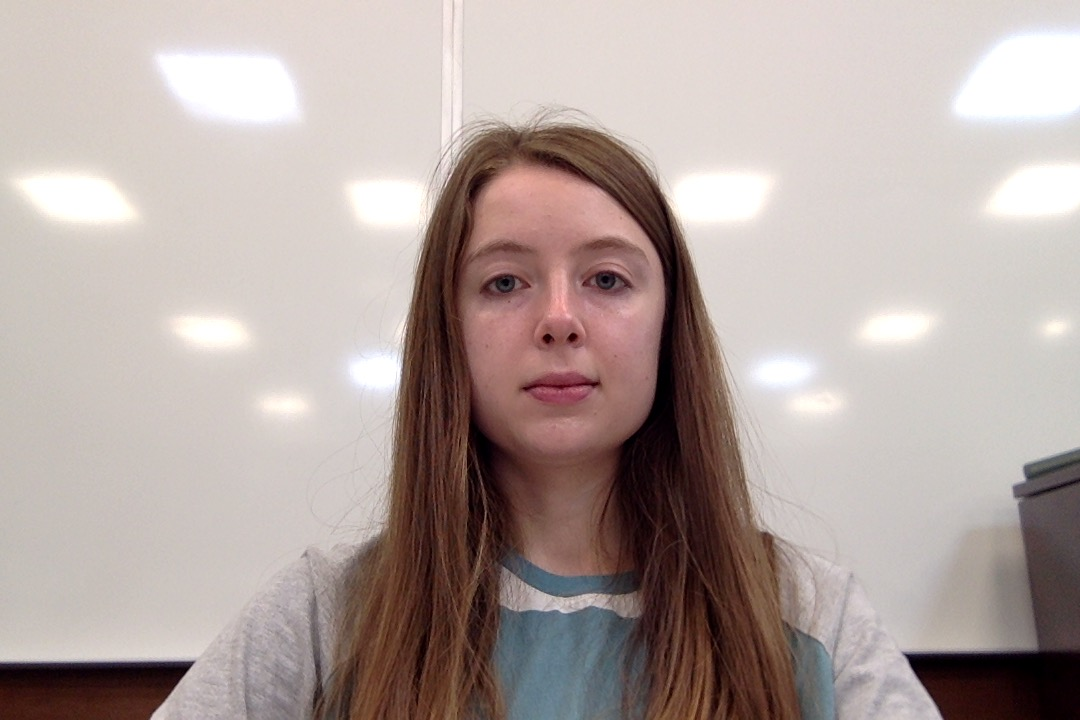
#> input picture pic_samples/photo_of_face.jpg, 1080 x 720 px
$ python prj_cats.py
#> lines starting #> are read from the running program, lines starting #| are printed output that depends on the picture; after the words box and inside, x2 and y2 are one past the last pixel; in counts of white or black regions, pixels touching at a corner belong together
"""
This project will be able to recognize faces, track them, then when two faces appear on the screen
a face swap will occur.

In this version of the project you are able to detect a cat face in an object picture file then
find faces in a background picture file and replace them with the cat face.

HUMAN_FACE_IMAGE: replace with the directory and filename of the image with faces
    you want to replace with cats
CAT_FACE_IMAGE: image with a cat face to replace human faces with

Note: human and cat faces must be of good quality and be facing the camera to work
"""

# load libraries to be used
import numpy as np
import cv2

HUMAN_FACE_IMAGE = 'pic_samples/photo_of_face.jpg'
CAT_FACE_IMAGE = 'pic_samples/cat_face.jpg'
SAVE_IMAGE = 'final_images/final_image.png'

""" Resize image to new shape """
def resize_image(image, shape):
    # old width and height from original image
    old_height, old_width = image.shape[:2]
    new_height, new_width = shape

    # find dcale factor to multiply original frame's width and height by
    scale = min(new_width/old_width, new_height/old_height)

    # Final size of frame scaled to fit the width x height
    new_height = int(old_height * scale)
    new_width = int(old_width * scale)

    new_scale = (new_width, new_height)

    return cv2.resize(image, new_scale)

"""
Finds the faces in the background image, resizes the object image and mask to the size of those faces
then pastes the object image onto the faces in the background image.
"""
def apply_face_object(object_image, object_mask, background_image):
    # gray copy of the background image
    background_image_gray = cv2.cvtColor(background_image, cv2.COLOR_BGR2GRAY)
    background_image_gray = cv2.equalizeHist(background_image_gray)
    print("gray image created")

    # final_image is copy of background
    final_image = background_image.copy()

    # find face in the background image
    haar_cascade_face = cv2.CascadeClassifier(cv2.data.haarcascades + "haarcascade_frontalface_default.xml")
    faces_rects = haar_cascade_face.detectMultiScale(background_image_gray, scaleFactor = 1.2, minNeighbors = 5)

    # Let us print the no. of faces found
    print('Faces found: ', len(faces_rects))

    # find the center of the face in the image then past the object image over that point
    for (x,y,w,h) in faces_rects:
        center = ((x+w // 2), (y+h //2))
        shape = (int(h * 1.2), int(w * 1.3))                        # shape the object should be to cover the face
        print("center of face:", center)
        print("shape of the face:", shape)

        # resize mask
        object_image_resized = resize_image(object_image, shape)
        cv2.imshow('object image', object_image_resized)
        object_mask_resized = resize_image(object_mask, shape)

        # apply seamless clone
        final_image = cv2.seamlessClone(object_image_resized, final_image, object_mask_resized, center, cv2.NORMAL_CLONE)

        # # draw outline of face
        # final_image = cv2.ellipse(final_image, center, (w//2, h//2), 0, 0, 360, (255, 0, 255), 4)

    return final_image

def find_catface(cat_image):
    gray_image = cv2.cvtColor(cat_image, cv2.COLOR_BGR2GRAY)
    gray_image = cv2.equalizeHist(gray_image)

    haar_cascade_face = cv2.CascadeClassifier(cv2.data.haarcascades + "haarcascade_frontalcatface_extended.xml")

    final_image = cat_image.copy()

    cat_rects = haar_cascade_face.detectMultiScale(gray_image, scaleFactor = 1.2, minNeighbors = 5)

    # Let us print the no. of faces found
    num_cats = len(cat_rects)
    print('Cats found: ', num_cats)

    # error checking
    if (num_cats > 1) or (num_cats == 0):
        print("Number of cats found:", num_cats)
        print("Retry with one cat face")
        return 0, 0

    # find the center of the cat
    x,y,w,h = cat_rects[0]
    center = ((x+w // 2), (y+h //2))
    shape = (h, w)
    print("center of cat:", center)
    print("shape of the cat:", shape)

    # draw outline
    final_image = cv2.ellipse(final_image, center, (w//2, h//2), 0, 0, 360, (255, 0, 255), 4)

    # Returns cropped image with just the cat face
    cropped_cat_image = np.zeros((w, h, 3), dtype=np.uint8)
    cropped_cat_image = cat_image[y:y+h, x:x+w]

    return 1, cropped_cat_image

    # # show final image
    # cv2.imshow('found cat', final_image)
    # cv2.waitKey(0)
    # cv2.destroyAllWindows

def circle_mask(image):
    r, c = image.shape[:2]
    center = (c//2, r//2)
    x = int((c*.7) // 2)
    y = int(r // 2)
    mask = np.zeros((r,c), dtype=np.uint8)

    #create white circle
    mask = cv2.ellipse(mask, center, (x, y), 0, 0, 360, (255, 255, 255), -1)
    return mask

""" Main: Finding a cat face and pasting it onto people's faces """
def main2():
    object_filename = CAT_FACE_IMAGE
    background_filename = HUMAN_FACE_IMAGE

    background_image = cv2.imread(background_filename)
#> background_image is the input picture: shape (720, 1080, 3); mean B, G, R 160.2, 164.4, 178.3
    object_image = cv2.imread(object_filename)
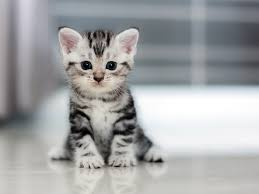
#> input picture pic_samples/cat_face.jpg, 259 x 194 px
#> object_image is the input picture: shape (194, 259, 3); mean B, G, R 165.5, 164.3, 162.9
    error_check, object_image = find_catface(object_image)
#> in find_catface, `gray_image = cv2.equalizeHist(gray_image)`:
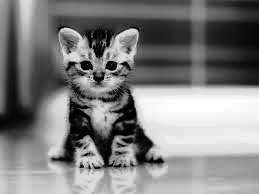
#> gray_image: shape (194, 259); min 0, max 255, mean 128.3
#> in find_catface, `cat_rects = haar_cascade_face.detectMultiScale(gray_image, scaleFactor..`: cat_rects = [[71, 42, 56, 56]]
#> in find_catface, `num_cats = len(cat_rects)`: num_cats = 1
#| Cats found:  1
#> in find_catface, `x,y,w,h = cat_rects[0]`: x = 71; y = 42; w = 56
#> in find_catface, `center = ((x+w // 2), (y+h //2))`: center = (99, 70)
#> in find_catface, `shape = (h, w)`: shape = (56, 56)
#| center of cat: (99, 70)
#| shape of the cat: (56, 56)
#> in find_catface, `final_image = cv2.ellipse(final_image, center, (w//2, h//2), 0, 0, 360..`:
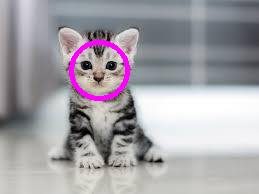
#> final_image: shape (194, 259, 3); 1.73% of pixels changed, all inside (x1, y1, x2, y2) = (69, 40, 130, 101)
#> error_check = 1
    print()
    if (error_check == 0):
        print("Program failed")
        return

    object_mask = circle_mask(object_image)
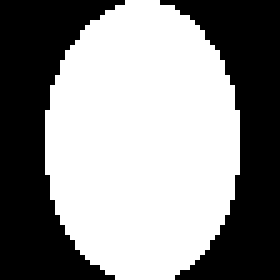
#> object_mask: shape (56, 56) (shown 5 times larger); 55.5% white; 2 black regions, box (x1, y1, x2, y2) and area: (0, 0, 25, 56) 728, (32, 0, 56, 56) 668

    final_image = apply_face_object(object_image, object_mask, background_image)
#> in apply_face_object, `background_image_gray = cv2.equalizeHist(background_image_gray)`:
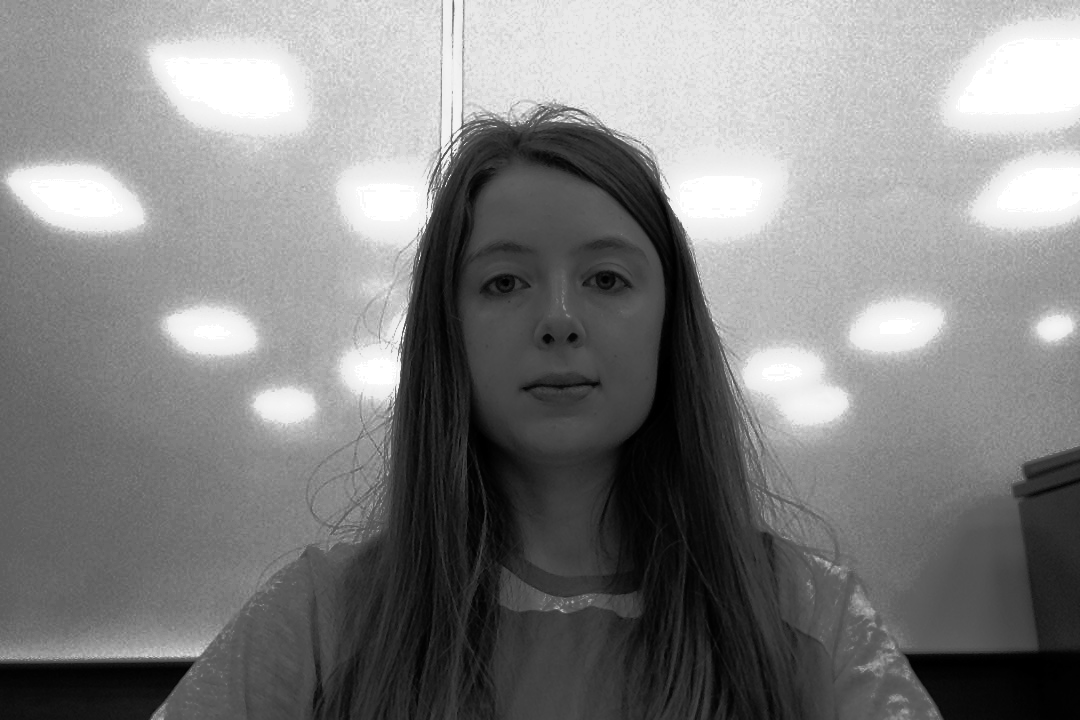
#> background_image_gray: shape (720, 1080); min 0, max 255, mean 129
#> in apply_face_object, `faces_rects = haar_cascade_face.detectMultiScale(background_image_gray..`: faces_rects = [[428, 177, 264, 264]]
#| Faces found:  1
#> the loop in apply_face_object, `for (x,y,w,h) in faces_rects:` made 1 pass
#> (x, y, w, h, center, shape) on pass 1: (428, 177, 264, 264, (560, 309), (316, 343))
#| center of face: (560, 309)
#| shape of the face: (316, 343)
#> pass 1, in apply_face_object, `object_image_resized = resize_image(object_image, shape)`:
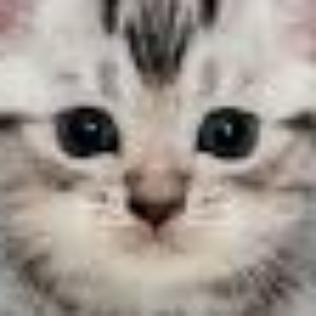
#> object_image_resized: shape (316, 316, 3); mean B, G, R 144.5, 151.9, 160.6
#> pass 1, in apply_face_object, `final_image = cv2.seamlessClone(object_image_resized, final_image, obj..`:
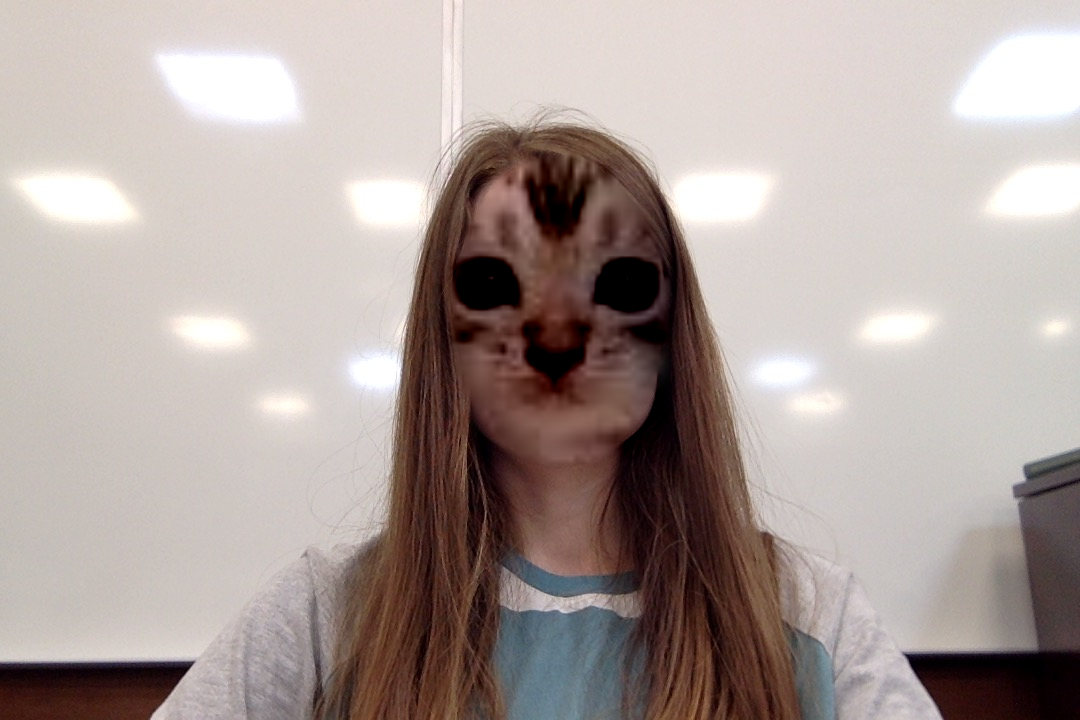
#> final_image: shape (720, 1080, 3); mean B, G, R 156.3, 160.6, 173.2
    print("applied mask")

    # saving image
    cv2.imwrite(SAVE_IMAGE, final_image)


# -------------------------------------------------------------------------------------------
main2()
